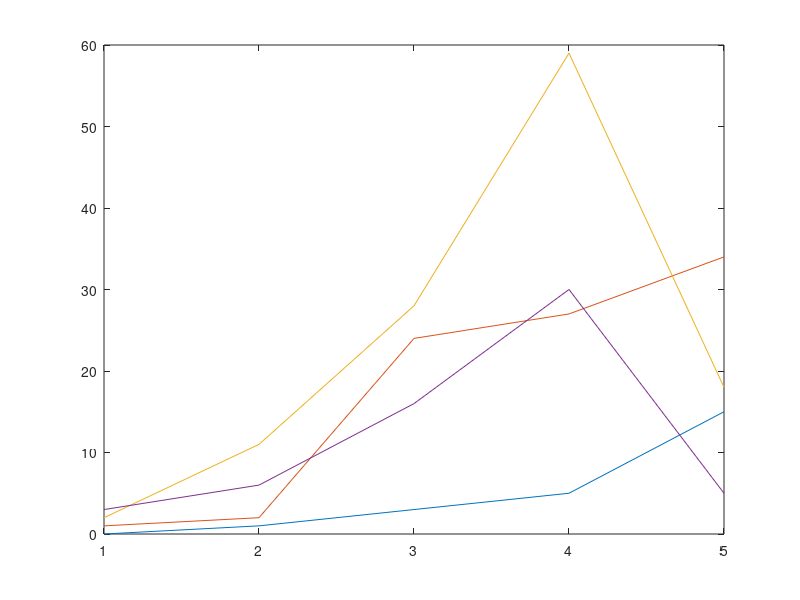

Here is the MATLAB script that generated this plot:
clc;
clear all;
close all;


 a = [1 2 3; 0 8 6; 5 3 1];
 b = [ 0 1; 1 0; 3 5];
 
 c = conv2(a, b);
 disp(c);
 plot(c);
 
 